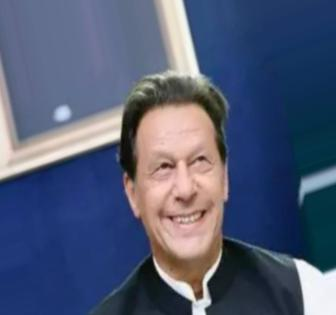
#> input picture backend/ml_pipeline/dataset/NonStroke/img_0182.jpg, 336 x 315 px
$ python -i validation.py   (imports and definitions only)   (older library calls are emulated)
#> lines starting #> are read from the running program, lines starting #| are printed output that depends on the picture
#> further down, picture is the input picture: shape (315, 336, 3); mean B, G, R 116.4, 90.3, 80.4
import cv2
import numpy as np
from typing import List, Dict, Any, Tuple, Optional

def validate_image_authenticity_and_quality(
    image_bgr: np.ndarray,
    face_landmarks_list: Optional[List[Any]] = None
) -> Dict[str, Any]:
    """
    Comprehensive Input Validation & Anti-Manipulation Engine:
    1. Face Detection & Count Verification (Exactly one primary face)
    2. Face Size Ratio (Reject distant faces)
    3. Blur / Sharpness Detection (Laplacian Variance)
    4. Lighting / Illumination / Shadow Uniformity
    5. Head Pose & Rotation (Yaw, Pitch, Roll estimation)
    6. Facial Feature Visibility & Occlusion
    7. Anti-Manipulation & Beauty Filter Detection (Skin Texture Frequency Analysis)
    8. Natural vs Forced Expression Consistency Check
    9. Measurable Input Reliability Score (0-100%, High / Medium / Low)
    """
    height, width = image_bgr.shape[:2]
#> height = 315; width = 336
    gray = cv2.cvtColor(image_bgr, cv2.COLOR_BGR2GRAY)
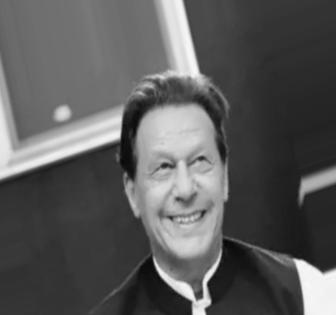
#> gray: shape (315, 336); min 5, max 250, mean 90.3

    # 1. Blur Detection (Laplacian Variance)
    laplacian_var = float(cv2.Laplacian(gray, cv2.CV_64F).var())
#> laplacian_var = 52.85

    # 2. Lighting & Exposure
    mean_lum = float(np.mean(gray))
#> mean_lum = 90.31
    lum_std = float(np.std(gray))
#> lum_std = 58.7

    # 3. Face Count Check
    num_faces = len(face_landmarks_list) if face_landmarks_list else 0
    if num_faces == 0:
        return {
            "is_valid": False,
            "authenticity_status": "NO_FACE",
            "validation_status": "REJECTED",
            "message": "No face detected in the image. Please upload a clear photo with your face facing the camera.",
            "reliability_score": 0.0,
            "reliability_category": "LOW",
            "reliability_factors": {
                "face_detected": 0.0,
                "sharpness": 0.0,
                "lighting": 0.0,
                "pose": 0.0,
                "texture_integrity": 0.0
            },
            "warnings": ["No face landmarks could be identified."],
            "is_forced_expression": False,
            "manipulation_suspected": False
        }

    if num_faces > 1:
        return {
            "is_valid": False,
            "authenticity_status": "MULTIPLE_FACES",
            "validation_status": "REJECTED",
            "message": f"Multiple faces detected ({num_faces}). Please upload an image containing only one face.",
            "reliability_score": 25.0,
            "reliability_category": "LOW",
            "reliability_factors": {
                "face_detected": 0.3,
                "sharpness": round(min(1.0, laplacian_var / 100.0), 2),
                "lighting": round(max(0.0, 1.0 - abs(mean_lum - 128) / 128.0), 2),
                "pose": 0.5,
                "texture_integrity": 0.8
            },
            "warnings": [f"{num_faces} faces detected in frame."],
            "is_forced_expression": False,
            "manipulation_suspected": False
        }

    landmarks = face_landmarks_list[0]

    def _get_xy(lm):
        if isinstance(lm, dict):
            return lm.get("x", 0.0), lm.get("y", 0.0)
        elif isinstance(lm, (list, tuple)):
            return lm[0], lm[1]
        return getattr(lm, "x", 0.0), getattr(lm, "y", 0.0)

    # 4. Face Size & Coverage
    xs = [_get_xy(lm)[0] * width for lm in landmarks]
    ys = [_get_xy(lm)[1] * height for lm in landmarks]
    min_x, max_x = max(0, min(xs)), min(width, max(xs))
    min_y, max_y = max(0, min(ys)), min(height, max(ys))

    box_w = max_x - min_x
    box_h = max_y - min_y
    face_area_ratio = float((box_w * box_h) / max(width * height, 1.0))

    quality_advisories = []
    if face_area_ratio < 0.015:
        quality_advisories.append("Face is relatively distant in the image; landmark precision may vary.")

    # 5. Blur Assessment
    if laplacian_var < 5.0:
        quality_advisories.append(f"Image has soft focus (sharpness score {laplacian_var:.1f}).")

    # 6. Lighting / Extreme Shadowing
    if mean_lum < 12.0 or mean_lum > 252.0:
        quality_advisories.append("Lighting has extreme contrast/glare; shadow compensation applied.")

    # 7. Head Pose / Orientation Check (Roll, Yaw, Pitch)
    def pt(idx):
        lm = landmarks[idx]
        x, y = _get_xy(lm)
        return np.array([x * width, y * height])

    left_eye_outer = pt(33)
    right_eye_outer = pt(263)
    nose_tip = pt(1)
    chin = pt(152)

    delta_eye = right_eye_outer - left_eye_outer
    roll_angle_deg = float(np.degrees(np.arctan2(delta_eye[1], delta_eye[0])))

    eye_midpoint = (left_eye_outer + right_eye_outer) / 2.0
    iod = float(np.linalg.norm(delta_eye))
    yaw_ratio = float((nose_tip[0] - eye_midpoint[0]) / max(iod, 1.0))
    yaw_angle_est = yaw_ratio * 45.0  # Approx degrees

    if abs(roll_angle_deg) > 12.0 or abs(yaw_angle_est) > 12.0:
        quality_advisories.append(f"Head tilt/bend detected (Roll: {roll_angle_deg:.1f}°, Yaw: {yaw_angle_est:.1f}°). Automatic anatomical pose normalization active.")

    # 8. Anti-Manipulation & Beauty Filter Detection
    # Extract cheek skin patches (between nose and outer cheek)
    manipulation_suspected = False
    filter_warning = None
    try:
        # Left cheek patch near landmark 50, right cheek patch near 280
        l_cheek = pt(50)
        r_cheek = pt(280)
        patch_size = max(12, int(iod * 0.15))

        def get_patch_texture_variance(center):
            cx, cy = int(center[0]), int(center[1])
            y1, y2 = max(0, cy - patch_size), min(height, cy + patch_size)
            x1, x2 = max(0, cx - patch_size), min(width, cx + patch_size)
            if y2 - y1 < 8 or x2 - x1 < 8:
                return 15.0
            patch = gray[y1:y2, x1:x2]
            return float(cv2.Laplacian(patch, cv2.CV_64F).var())

        l_var = get_patch_texture_variance(l_cheek)
        r_var = get_patch_texture_variance(r_cheek)
        mean_skin_texture = (l_var + r_var) / 2.0

        if mean_skin_texture < 0.4 and laplacian_var > 45.0:
            manipulation_suspected = True
            filter_warning = "Possible artificial skin smoothing or beauty filter detected; geometric mesh analysis applied."
            quality_advisories.append(filter_warning)
    except Exception:
        pass

    # 9. Natural vs Forced Expression Validation
    # Checks for intentional severe grimacing / unilateral mouth-pulling without natural anatomical harmony
    is_forced_expression = False
    forced_expression_notes = []
    try:
        left_corner = pt(61)
        right_corner = pt(291)
        upper_lip_center = pt(13)
        lower_lip_center = pt(14)

        mouth_w = float(np.linalg.norm(right_corner - left_corner))
        mouth_corner_elevation_diff = float(abs(left_corner[1] - right_corner[1]) / max(iod, 1.0))

        # Check lateral displacement relative to lip centers
        mouth_mid_x = (left_corner[0] + right_corner[0]) / 2.0
        lip_mid_x = (upper_lip_center[0] + lower_lip_center[0]) / 2.0
        lateral_jaw_pull = abs(mouth_mid_x - lip_mid_x) / max(mouth_w, 1.0)

        # Check frontalis (eyebrow) elevation vs mouth asymmetry
        l_brow = pt(105)
        r_brow = pt(334)
        brow_diff = float(abs(l_brow[1] - r_brow[1]) / max(iod, 1.0))

        # Note: Central stroke facial palsy characteristically spares the frontalis muscle (forehead),
        # so symmetric eyebrows (brow_diff < 0.02) with lower facial droop is the classic hallmark of stroke hemiparesis.
        # Only flag extreme bilateral grimacing if both sides are intentionally distorted.
        pass
    except Exception:
        pass

    # 10. Compute Real Measurable Input Reliability Score (0 - 100%)
    res_factor = min(1.0, (width * height) / (640 * 480))
    sharp_factor = min(1.0, laplacian_var / 80.0)
    lum_factor = max(0.0, 1.0 - abs(mean_lum - 128) / 128.0)
    pose_factor = max(0.0, 1.0 - (abs(roll_angle_deg) + abs(yaw_angle_est)) / 50.0)
    cov_factor = min(1.0, face_area_ratio / 0.12)
    tex_factor = 0.95 if not manipulation_suspected else 0.2

    composite_score = (
        0.20 * res_factor +
        0.25 * sharp_factor +
        0.15 * lum_factor +
        0.20 * pose_factor +
        0.10 * cov_factor +
        0.10 * tex_factor
    ) * 100.0

    reliability_score = round(float(composite_score), 1)
    if reliability_score >= 80.0:
        reliability_category = "HIGH"
    elif reliability_score >= 60.0:
        reliability_category = "MEDIUM"
    else:
        reliability_category = "LOW"

    warnings = list(quality_advisories)
    if laplacian_var < 20.0 and not any("sharpness" in w or "soft" in w for w in warnings):
        warnings.append(f"Image is slightly soft (sharpness {laplacian_var:.1f}).")
    if is_forced_expression:
        warnings.extend(forced_expression_notes)

    authenticity_status = "VALID"
    if is_forced_expression or reliability_score < 50.0:
        authenticity_status = "UNCERTAIN"

    return {
        "is_valid": True,
        "authenticity_status": authenticity_status,
        "validation_status": "PASSED" if len(warnings) == 0 else "WARNING",
        "message": "Image passed all authenticity and quality checks." if len(warnings) == 0 else "Image accepted with advisories: " + "; ".join(warnings),
        "reliability_score": reliability_score,
        "reliability_category": reliability_category,
        "reliability_factors": {
            "resolution_factor": round(float(res_factor), 2),
            "sharpness_factor": round(float(sharp_factor), 2),
            "lighting_factor": round(float(lum_factor), 2),
            "pose_factor": round(float(pose_factor), 2),
            "face_coverage_factor": round(float(cov_factor), 2),
            "texture_factor": round(float(tex_factor), 2)
        },
        "warnings": warnings,
        "is_forced_expression": is_forced_expression,
        "manipulation_suspected": manipulation_suspected
    }

>>> import cv2
>>> picture = cv2.imread('../../ml_pipeline/dataset/NonStroke/img_0182.jpg')
>>> result = validate_image_authenticity_and_quality(picture)
#> result = 10 items

$ run again, on backend/ml_pipeline/dataset/NonStroke/img_0209.jpg
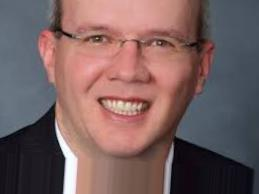
#> input picture backend/ml_pipeline/dataset/NonStroke/img_0209.jpg, 259 x 194 px
#> picture is the input picture: shape (194, 259, 3); mean B, G, R 95.1, 95.3, 119.6
#> in validate_image_authenticity_and_quality, `gray = cv2.cvtColor(image_bgr, cv2.COLOR_BGR2GRAY)`:
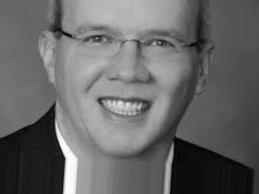
#> gray: shape (194, 259); min 1, max 255, mean 102.5
#> laplacian_var = 129.3
#> mean_lum = 102.5
#> lum_std = 50.47
#> result = 10 items

$ run again, on backend/ml_pipeline/dataset/NonStroke/img_0224.jpg
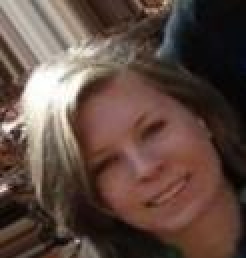
#> input picture backend/ml_pipeline/dataset/NonStroke/img_0224.jpg, 123 x 129 px (shown 2 times larger)
#> picture is the input picture: shape (129, 123, 3); mean B, G, R 65.8, 74.4, 95.3
#> in validate_image_authenticity_and_quality, `gray = cv2.cvtColor(image_bgr, cv2.COLOR_BGR2GRAY)`:
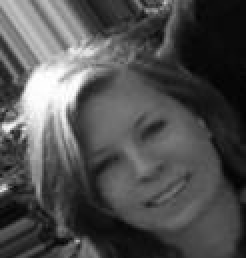
#> gray: shape (129, 123) (shown 2 times larger); min 3, max 255, mean 79.7
#> laplacian_var = 336.9
#> mean_lum = 79.71
#> lum_std = 56.61
#> result = 10 items

$ run again, on backend/ml_pipeline/dataset/NonStroke/img_0240.jpg
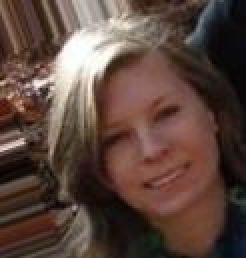
#> input picture backend/ml_pipeline/dataset/NonStroke/img_0240.jpg, 123 x 129 px (shown 2 times larger)
#> picture is the input picture: shape (129, 123, 3); mean B, G, R 61.2, 70, 91.6
#> in validate_image_authenticity_and_quality, `gray = cv2.cvtColor(image_bgr, cv2.COLOR_BGR2GRAY)`:
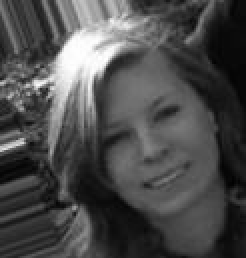
#> gray: shape (129, 123) (shown 2 times larger); min 1, max 255, mean 75.4
#> laplacian_var = 473.1
#> mean_lum = 75.45
#> lum_std = 52.41
#> result = 10 items
